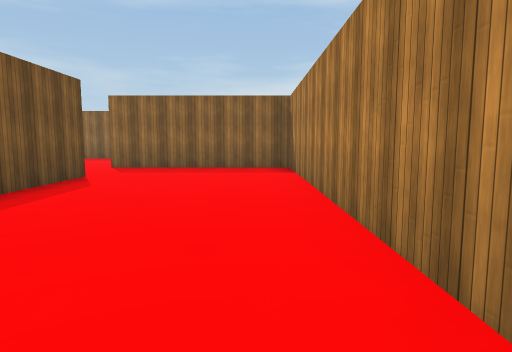
View 1 (above)

24 first-person views from a walk through a Unity game level. The camera is 1.5 m above the floor, tilts 6° down and sees 75° across. The floor is counted in squares, 2 m on a side. Each view is taken from the middle of a square. On the plan, view 1 faces up. The plan holds only what a view shows up to about 11 squares ahead; the rest is blank. The place goes on beyond the plan. Surface patterns are stand-ins for the level's own textures.

View 2
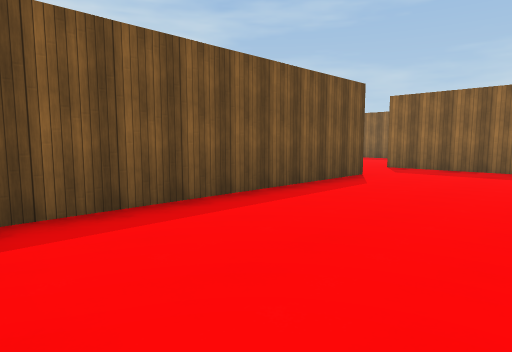

View 3
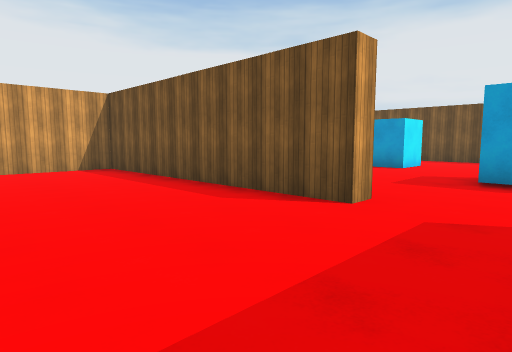

View 4
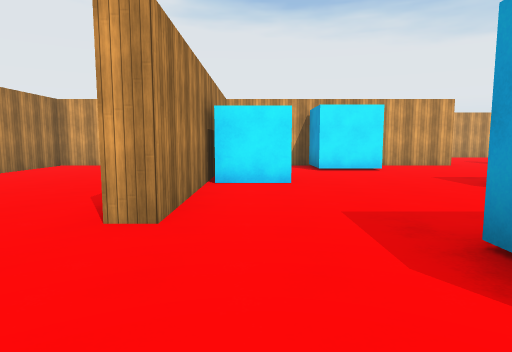

View 5
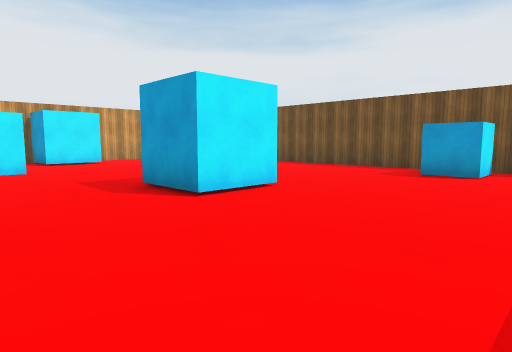

View 6
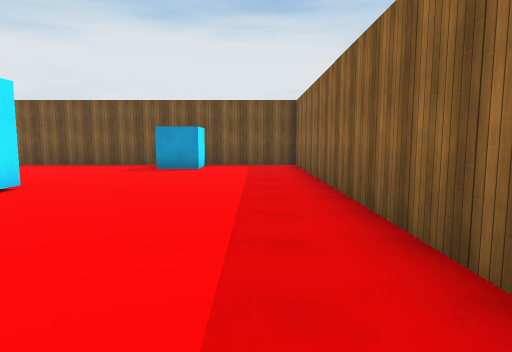

View 7
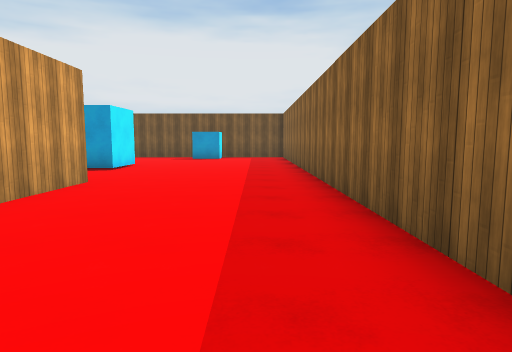

View 8
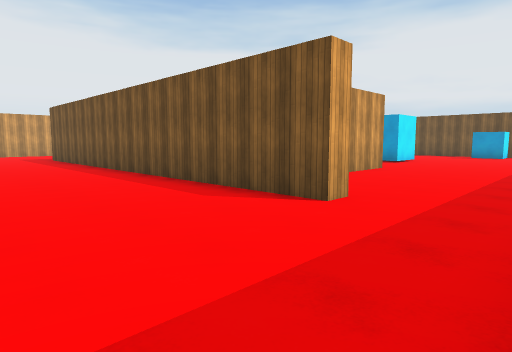

View 9
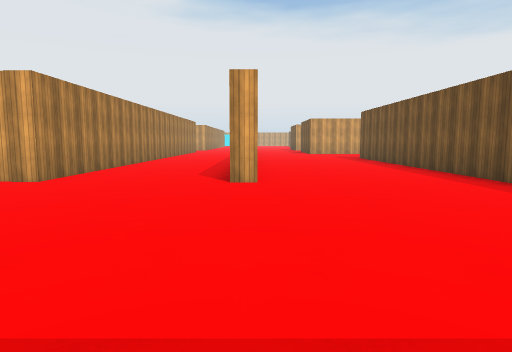

View 10
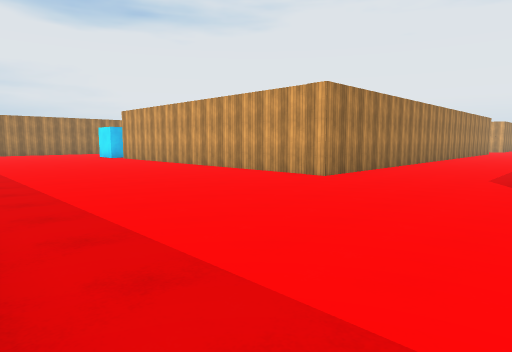

View 11
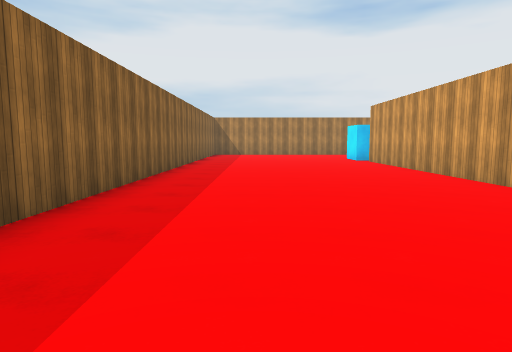

View 12
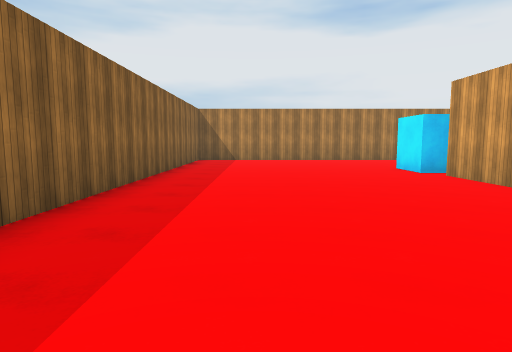

View 13
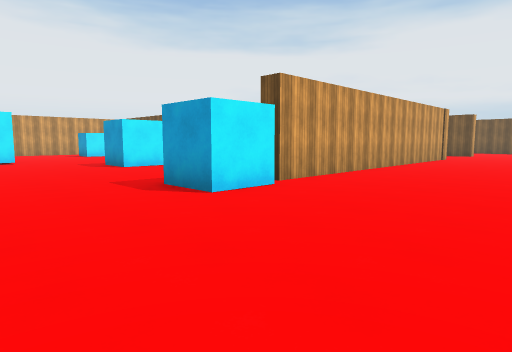

View 14
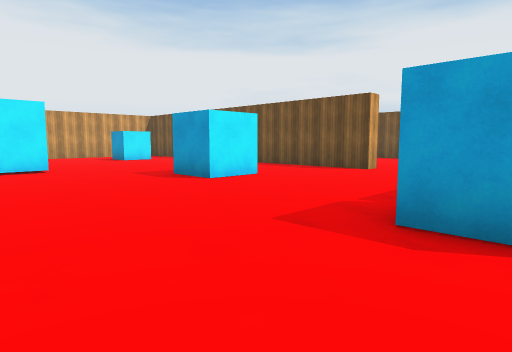

View 15
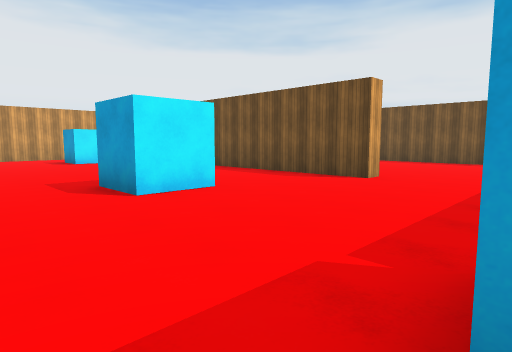

View 16
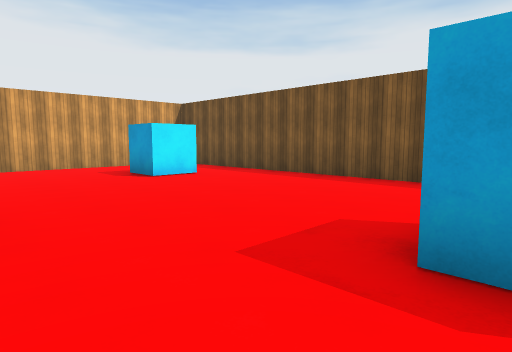

View 17
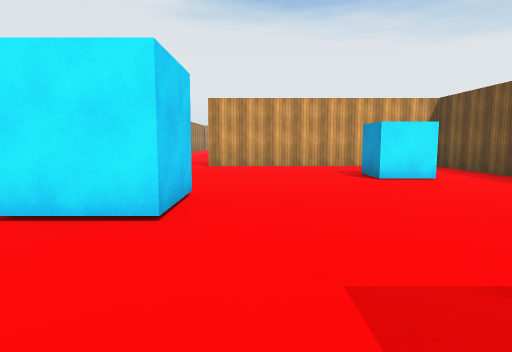

View 18
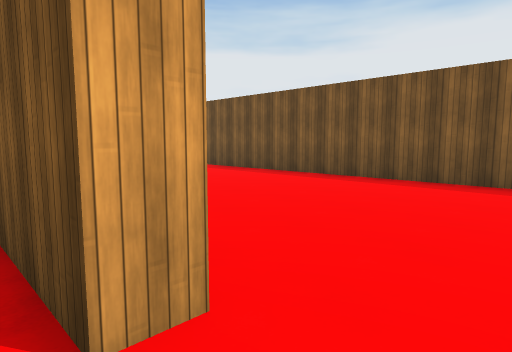

View 19
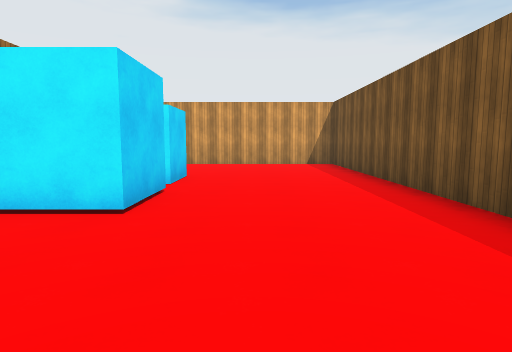

View 20
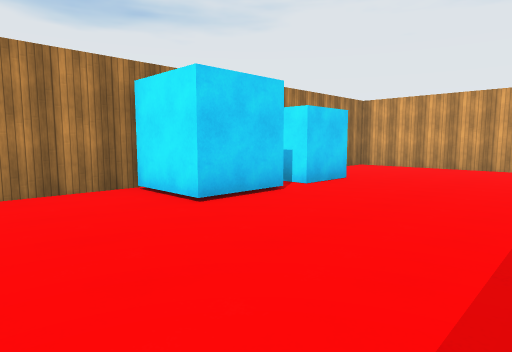

View 21
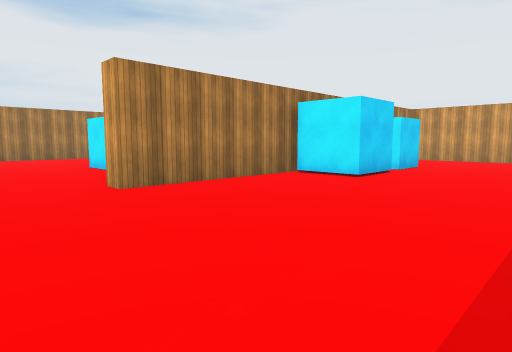

View 22
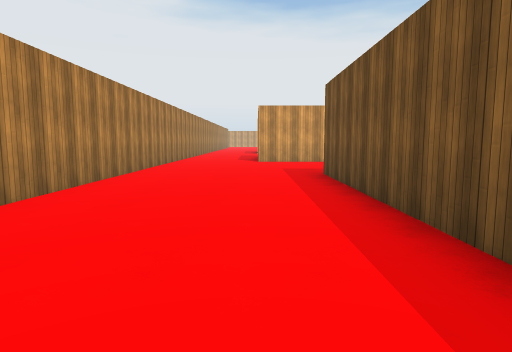

View 23
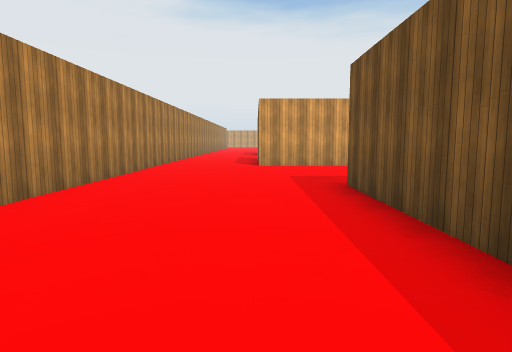

View 24
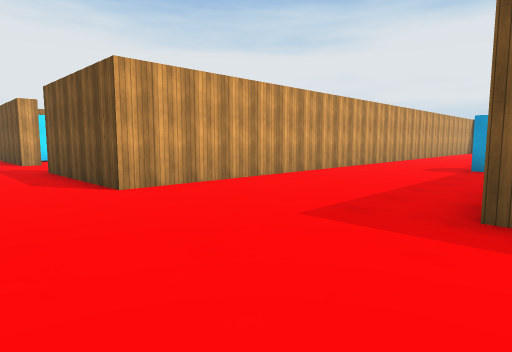

### Floor plan
Points are (right, up) in squares from view 1. A wall is a line through its corners. A room is listed if a view was taken in it or the views show most of it. See-through windows are left out.
Room 1 (views 1, 2, 3)
walls: (-4.1, 7) (-3.6, 7) (-3.6, -0.2) (1, -0.2) (1, 9.4) (-4.1, 9.4)
ways out: opening at (-4, 8.5) to room 2
Room 2 (views 4, 5, 6, 7, 8, 9, 10, 11, 12, 13, 14, 15, 16, 17, 18, 19, 20, 21, 22, 23, 24)
walls: (10, 2.4) (10, 7.9) (20.2, 7.9); (10.5, 4.8) (10.5, -7.9) (16.1, -7.9) (16.1, -7); (5.9, 7.9) (6.5, 7.9); (14.3, -2) (14.3, -0.4) (16, -0.4); (16.1, -0.6) (16.1, 3.9) (16.6, 3.9) (16.6, -7.9); (14.3, -4.1) (14.3, -2.7) (15, -2.7); (6, -6) (6, 3.2); (19.6, 2.7) (21, 2.7) (21, 1.2); (0.9, 11.7) (1.4, 11.7) (1.4, -0.8); (20.7, 7.5) (20.7, 8.2) (22.1, 8.2) (22.1, 6.8); (-4.1, 2.8) (-4.1, 7); (0.5, 14.3) (-13.4, 14.3) (-13.4, 5.5); (18.5, -7.9) (23.5, -7.9); (-4.1, 9.9) (-1.9, 9.9); (-5.8, 4.1) (-4.2, 4.1); (22.9, -2.8) (22.9, -1) (24.4, -1); (-5.6, -5) (2.9, -5) (2.9, -9.1); (-8.2, 1.6) (-6.6, 1.6) (-6.6, -0.2) (-6, -0.2); (-8.2, 9.3) (-6.6, 9.3) (-6.6, 7.6); (24, 14.3) (10.9, 14.3); (-10.6, 5.4) (-9.2, 5.4) (-9.2, 4.5); (-11, -0.2) (-8.8, -0.2)
ways out: opening at (-4, 8.5) to room 1; opening at (-12.5, -0.5); opening at (-6.5, -3.5); opening at (3, -10.5); gap at (15, -2); gap at (20, 7)
objects: cube (-12, 11); cube (19, -5)

Where each view was taken, in squares from view 1:
view 1: 0 up, 0 right, facing up
view 2: 0 up, 0 right, facing up-left
view 3: 9 up, 0 right, facing down-left
view 4: 10 up, 5 left, facing down
view 5: 13 up, 4 left, facing down-left
view 6: 13 up, 3 left, facing left
view 7: 13 up, 2 right, facing left
view 8: 14 up, 5 right, facing down-left
view 9: 14 up, 6 right, facing down
view 10: 14 up, 6 right, facing down-right
view 11: 12 up, 8 right, facing right
view 12: 12 up, 13 right, facing right
view 13: 12 up, 25 right, facing down-left
view 14: 8 up, 25 right, facing down-left
view 15: 7 up, 23 right, facing down-left
view 16: 2 up, 23 right, facing down-left
view 17: 2 up, 22 right, facing down
view 18: 5 up, 17 right, facing down-left
view 19: 3 up, 13 right, facing down
view 20: 2 up, 11 right, facing down-right
view 21: 6 up, 11 right, facing down-right
view 22: 7 up, 3 right, facing down
view 23: 5 up, 3 right, facing down
view 24: 0 up, 5 right, facing down-left
